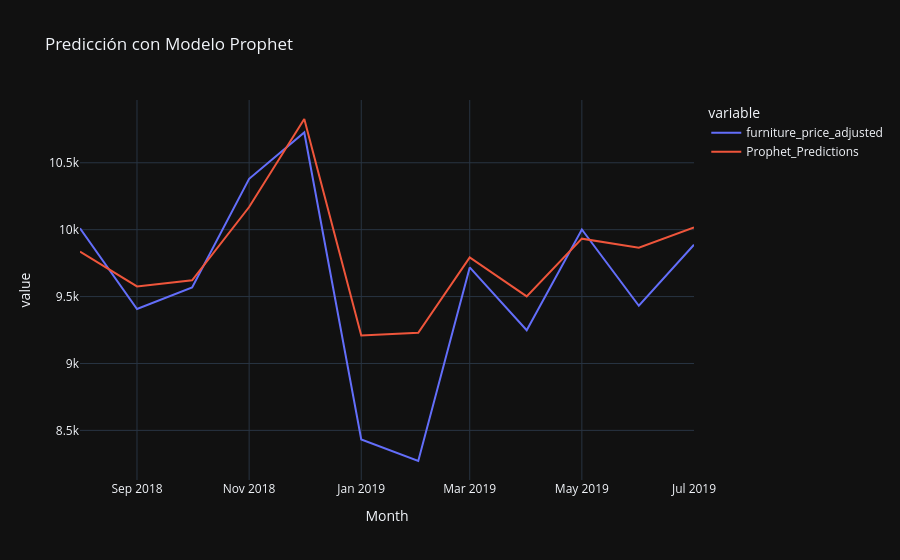

Notebook code for this chart:
### Code cell
a=test_data[["furniture_price_adjusted","Prophet_Predictions"]]
fig = px.line(a, x=test_data.index, y=a.columns,template = "plotly_dark",
              title="Predicción con Modelo Prophet")
fig.show()

### Figure 1 — Plotly figure (JSON) as saved in the notebook; plotly's stock layout.template omitted (floating-point values rounded to 4 significant figures)
{"data": [{"hovertemplate": "variable=furniture_price_adjusted<br>Month=%{x}<br>value=%{y}<extra></extra>", "legendgroup": "furniture_price_adjusted", "line": {"color": "#636efa", "dash": "solid"}, "marker": {"symbol": "circle"}, "mode": "lines", "name": "furniture_price_adjusted", "orientation": "v", "showlegend": true, "type": "scatter", "x": ["2018-08-01T00:00:00", "2018-09-01T00:00:00", "2018-10-01T00:00:00", "2018-11-01T00:00:00", "2018-12-01T00:00:00", "2019-01-01T00:00:00", "2019-02-01T00:00:00", "2019-03-01T00:00:00", "2019-04-01T00:00:00", "2019-05-01T00:00:00", "2019-06-01T00:00:00", "2019-07-01T00:00:00"], "xaxis": "x", "y": [10010.0, 9407.0, 9569.0, 10380.0, 10730.0, 8432.0, 8271.0, 9718.0, 9249.0, 10000.0, 9431.0, 9888.0], "yaxis": "y"}, {"hovertemplate": "variable=Prophet_Predictions<br>Month=%{x}<br>value=%{y}<extra></extra>", "legendgroup": "Prophet_Predictions", "line": {"color": "#EF553B", "dash": "solid"}, "marker": {"symbol": "circle"}, "mode": "lines", "name": "Prophet_Predictions", "orientation": "v", "showlegend": true, "type": "scatter", "x": ["2018-08-01T00:00:00", "2018-09-01T00:00:00", "2018-10-01T00:00:00", "2018-11-01T00:00:00", "2018-12-01T00:00:00", "2019-01-01T00:00:00", "2019-02-01T00:00:00", "2019-03-01T00:00:00", "2019-04-01T00:00:00", "2019-05-01T00:00:00", "2019-06-01T00:00:00", "2019-07-01T00:00:00"], "xaxis": "x", "y": [9836.0, 9576.0, 9622.0, 10170.0, 10830.0, 9209.0, 9229.0, 9792.0, 9501.0, 9933.0, 9865.0, 10020.0], "yaxis": "y"}], "layout": {"legend": {"title": {"text": "variable"}, "tracegroupgap": 0}, "title": {"text": "Predicción con Modelo Prophet"}, "xaxis": {"anchor": "y", "domain": [0, 1], "title": {"text": "Month"}}, "yaxis": {"anchor": "x", "domain": [0, 1], "title": {"text": "value"}}}}
